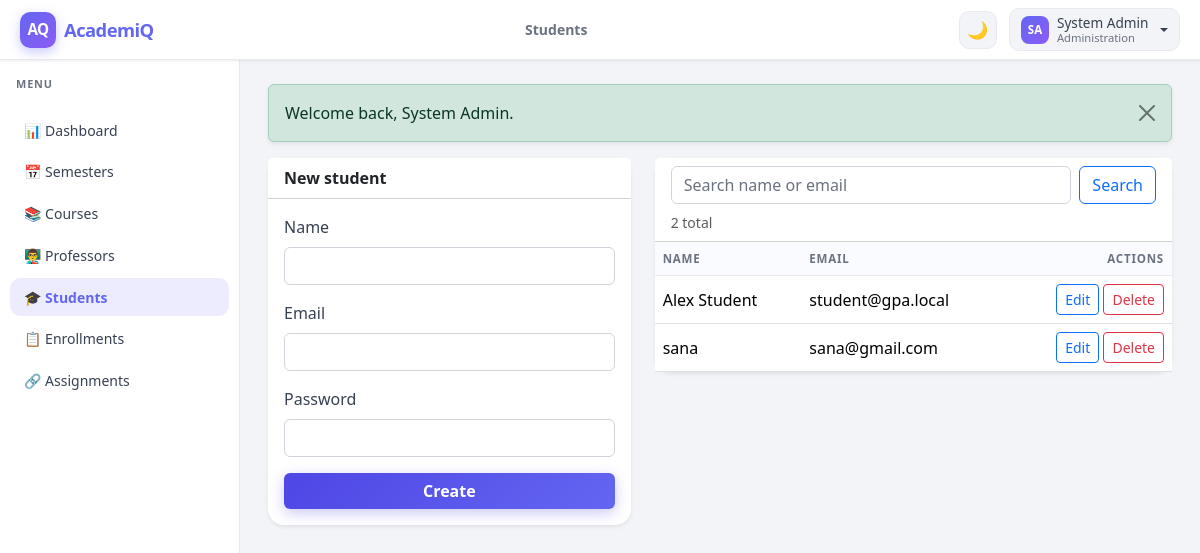
Screenshot of /index.php?page=admin_students (signed in) with the database file from the repository.
### tables this page shows
CREATE TABLE `users` (
  `id` int unsigned NOT NULL AUTO_INCREMENT,
  `name` varchar(120) NOT NULL,
  `email` varchar(190) NOT NULL,
  `password` varchar(255) NOT NULL,
  `role` enum('admin','professor','student') NOT NULL,
  `created_at` timestamp NULL DEFAULT CURRENT_TIMESTAMP,
  PRIMARY KEY (`id`),
  UNIQUE KEY `uq_users_email` (`email`)
);

### controllers/AdminController.php (called while the page is built, shortened)
<?php
final class AdminController
{
    public function students(): void
    {
        $q = trim((string) ($_GET['q'] ?? ''));
        $qParam = $q !== '' ? $q : null;
        $page = max(1, (int) ($_GET['p'] ?? 1));
        $perPage = 10;
        $total = User::countByRole('student', $qParam);
        $pg = pagination_state($total, $page, $perPage);
        $rows = User::allByRole('student', $qParam, $perPage, $pg['offset']);
        $editId = isset($_GET['edit']) ? (int) $_GET['edit'] : null;
        $edit = $editId ? User::find($editId) : null;
        $this->render('admin/students', [
            'title' => 'Students',
            'students' => $rows,
            'edit' => $edit,
            'search' => $q,
            'pagination' => $pg,
            'total' => $total,
        ]);
    }
    private function render(string $view, array $data): void
    {
        require __DIR__ . '/../views/layouts/admin.php';
    }
}

### index.php (called while the page is built, shortened)
<?php
require __DIR__ . '/bootstrap.php';
$page = isset($_GET['page']) ? preg_replace('/[^a-z0-9_]/', '', (string) $_GET['page']) : 'home';
$routes = [
    'login' => [AuthController::class, 'login'],
    'logout' => [AuthController::class, 'logout'],
    'admin_dashboard' => [AdminController::class, 'dashboard'],
    'admin_semesters' => [AdminController::class, 'semesters'],
    'admin_courses' => [AdminController::class, 'courses'],
    'admin_professors' => [AdminController::class, 'professors'],
    'admin_students' => [AdminController::class, 'students'],
    'admin_enrollments' => [AdminController::class, 'enrollments'],
    'admin_assignments' => [AdminController::class, 'assignments'],
    'professor_grades' => [ProfessorController::class, 'grades'],
    'student_dashboard' => [StudentController::class, 'dashboard'],
    'student_history' => [StudentController::class, 'history'],
];
[$class, $method] = $routes[$page];
$controller = new $class();
$controller->$method();

### core/helpers.php (called while the page is built, shortened)
<?php
function e(?string $value): string
{
    return htmlspecialchars((string) $value, ENT_QUOTES | ENT_SUBSTITUTE, 'UTF-8');
}
function base_path(): string
{
    static $path;
    if ($path === null) {
        $path = rtrim(str_replace('\\', '/', dirname($_SERVER['SCRIPT_NAME'] ?? '/')), '/');
        if ($path === '' || $path === '.') {
            $path = '';
        }
    }
    return $path;
}
function url(string $page, array $params = []): string
{
    $params = array_merge(['page' => $page], $params);
    return base_path() . '/index.php?' . http_build_query($params);
}
function pagination_state(int $total, int $page, int $perPage): array
{
    $totalPages = max(1, (int) ceil($total / $perPage));
    return [
        'page' => $page,
        'per_page' => $perPage,
        'total_pages' => $totalPages,
        'offset' => ($page - 1) * $perPage,
    ];
}

### core/Database.php (called while the page is built, shortened)
<?php
final class Database
{
    private static ?\PDO $pdo = null;
    public static function init(array $dbConfig): void
    {
        $dsn = sprintf(
            'mysql:host=%s;port=%d;dbname=%s;charset=%s',
            $dbConfig['host'],
            $dbConfig['port'],
            $dbConfig['name'],
            $dbConfig['charset']
        );
        self::$pdo = new \PDO($dsn, $dbConfig['user'], $dbConfig['pass'], [
            \PDO::ATTR_ERRMODE => \PDO::ERRMODE_EXCEPTION,
            \PDO::ATTR_DEFAULT_FETCH_MODE => \PDO::FETCH_ASSOC,
        ]);
    }
    public static function pdo(): \PDO
    {
        return self::$pdo;
    }
}

### models/User.php (called while the page is built, shortened)
<?php
final class User
{
    public static function allByRole(string $role, ?string $search, int $limit, int $offset): array
    {
        $sql = 'SELECT id, name, email, role, created_at FROM users WHERE role = ?';
        $params = [$role];
        $sql .= ' ORDER BY name ASC LIMIT ? OFFSET ?';
        $params[] = $limit;
        $params[] = $offset;
        $stmt = Database::pdo()->prepare($sql);
        $i = 1;
        foreach ($params as $p) {
            $type = is_int($p) ? \PDO::PARAM_INT : \PDO::PARAM_STR;
            $stmt->bindValue($i++, $p, $type);
        }
        $stmt->execute();
        return $stmt->fetchAll();
    }
    public static function countByRole(string $role, ?string $search): int
    {
        $sql = 'SELECT COUNT(*) FROM users WHERE role = ?';
        $params = [$role];
        $stmt = Database::pdo()->prepare($sql);
        $stmt->execute($params);
        return (int) $stmt->fetchColumn();
    }
}

### bootstrap.php (called while the page is built, shortened)
<?php
require_once __DIR__ . '/core/helpers.php';
require_once __DIR__ . '/core/Database.php';
require_once __DIR__ . '/core/Flash.php';
spl_autoload_register(static function (string $class): void {
    $paths = [
        __DIR__ . '/models/' . $class . '.php',
        __DIR__ . '/controllers/' . $class . '.php',
    ];
    foreach ($paths as $path) {
        if (is_file($path)) {
            return;
        }
    }
});

### views/admin/students.php (the view, shortened to what this page needs)
<div class="row g-4">
    <div class="col-lg-5">
        <div class="card border-0 shadow-sm h-100">
            <div class="card-header bg-white fw-semibold"><?= $edit ? 'Edit student' : 'New student' ?></div>
            <div class="card-body">
                <?php if ($edit): ?>
                    <form method="post" class="vstack gap-3">
                        <input type="hidden" name="action" value="update">
                        <input type="hidden" name="id" value="<?= e((string) $edit['id']) ?>">
                        <div>
                            <label class="form-label">Name</label>
                            <input class="form-control" name="name" value="<?= e((string) $edit['name']) ?>" required>
                        </div>
                        <div>
                            <label class="form-label">Email</label>
                            <input class="form-control" type="email" name="email" value="<?= e((string) $edit['email']) ?>" required>
                        </div>
                        <div>
                            <label class="form-label">New password</label>
                            <input class="form-control" type="password" name="password" placeholder="Leave blank to keep current" minlength="8">
                        </div>
                        <div class="d-flex gap-2">
                            <button class="btn btn-primary">Save</button>
                            <a class="btn btn-outline-secondary" href="<?= e(url('admin_students')) ?>">Cancel</a>
                        </div>
                    </form>
                <?php else: ?>
                    <form method="post" class="vstack gap-3">
                        <div>
                            <label class="form-label">Name</label>
                            <input class="form-control" name="name" required>
                        </div>
                        <div>
                            <label class="form-label">Email</label>
                            <input class="form-control" type="email" name="email" required>
                        </div>
                        <div>
                            <label class="form-label">Password</label>
                            <input class="form-control" type="password" name="password" required minlength="8">
                        </div>
                        <button class="btn btn-primary">Create</button>
                    </form>
                <?php endif; ?>
            </div>
        </div>
    </div>
    <div class="col-lg-7">
        <div class="card border-0 shadow-sm">
            <div class="card-header bg-white">
                <form class="row g-2 align-items-center" method="get" action="<?= e(url('admin_students')) ?>">
                    <div class="col">
                        <input class="form-control" name="q" value="<?= e($search) ?>" placeholder="Search name or email">
                    </div>
                    <div class="col-auto">
                        <button class="btn btn-outline-primary" type="submit">Search</button>
                    </div>
                </form>
                <div class="small text-muted mt-2"><?= e((string) $total) ?> total</div>
            </div>
            <div class="table-responsive">
                <table class="table table-hover align-middle mb-0 data-table">
                    <thead>
                    <tr>
                        <th>Name</th>
                        <th>Email</th>
                        <th class="text-end">Actions</th>
                    </tr>
                    </thead>
                    <tbody>
                    <?php foreach ($students as $p): ?>
                        <tr>
                            <td><?= e((string) $p['name']) ?></td>
                            <td><?= e((string) $p['email']) ?></td>
                            <td class="text-end text-nowrap">
                                <a class="btn btn-sm btn-outline-primary" href="<?= e(url('admin_students', ['edit' => (string) $p['id'], 'q' => $search, 'p' => (string) $pagination['page']])) ?>">Edit</a>
                                <form method="post" class="d-inline" onsubmit="return confirm('Delete student?');">
                                    <button class="btn btn-sm btn-outline-danger" type="submit">Delete</button>
                                </form>
                            </td>
                        </tr>
                    <?php endforeach; ?>
                    </tbody>
                </table>
            </div>
        </div>
    </div>
</div>

### public/css/app.css (style rules this page uses)
:root { --app-bg: #f3f4f8; --sidebar-bg: #ffffff; --sidebar-border: #e8eaf0; --navbar-bg: #ffffff; --navbar-border: #e8eaf0; --card-bg: #ffffff; --card-border: #e8eaf0; --text-primary: #111827; --text-secondary: #374151; --text-muted: #6b7280; --accent: #6366f1; --accent-2: #8b5cf6; --table-head-bg: #fafbff; --table-hover: rgba(99, 102, 241, 0.04); --input-bg: #ffffff; --input-border: #d1d5db; --nav-link-color: #374151; --nav-link-hover-bg: rgba(99, 102, 241, 0.08); --nav-link-hover-color: #312e81; --topbar-bg: rgba(255,255,255,0.9); --shadow-sm: 0 1px 3px rgba(15,23,42,0.08); --shadow-md: 0 4px 16px rgba(15,23,42,0.08); --shadow-lg: 0 12px 30px rgba(15,23,42,0.12); }
html, body { min-height: 100%; }
body.app-body { margin: 0; background: var(--app-bg); color: var(--text-primary) !important; font-family: system-ui, -apple-system, "Segoe UI", Roboto, "Helvetica Neue", Arial, sans-serif; transition: background 0.3s ease, color 0.3s ease; }
.card { border-radius: 1rem; background: var(--card-bg) !important; border-color: var(--card-border) !important; transition: box-shadow 0.2s ease, transform 0.2s ease; }
.data-table thead th { font-size: 0.72rem; text-transform: uppercase; letter-spacing: 0.07em; color: var(--text-muted); border-bottom-color: var(--card-border) !important; background: var(--table-head-bg); }
.data-table tbody tr { transition: background 0.15s ease; color: var(--text-secondary); }
.form-control, .form-select { background-color: var(--input-bg) !important; border-color: var(--input-border) !important; color: var(--text-primary) !important; transition: border-color 0.15s ease, box-shadow 0.15s ease; }
.form-label { color: var(--text-secondary); font-weight: 500; }
.form-control::placeholder { color: var(--text-muted); }
.btn-primary { background: linear-gradient(135deg, #4f46e5, #6366f1); border: none; box-shadow: 0 4px 14px rgba(79,70,229,0.3); font-weight: 600; }

### rows the page displays
users: name "Alex Student", email "student@gpa.local"
users: name "sana", email "sana@gmail.com"

### other values shown
$title "Students"
$initials ?: '?' "SA"
$name "System Admin"
$roleLabel "Administration"
$msg "Welcome back, System Admin."
$total "2"
